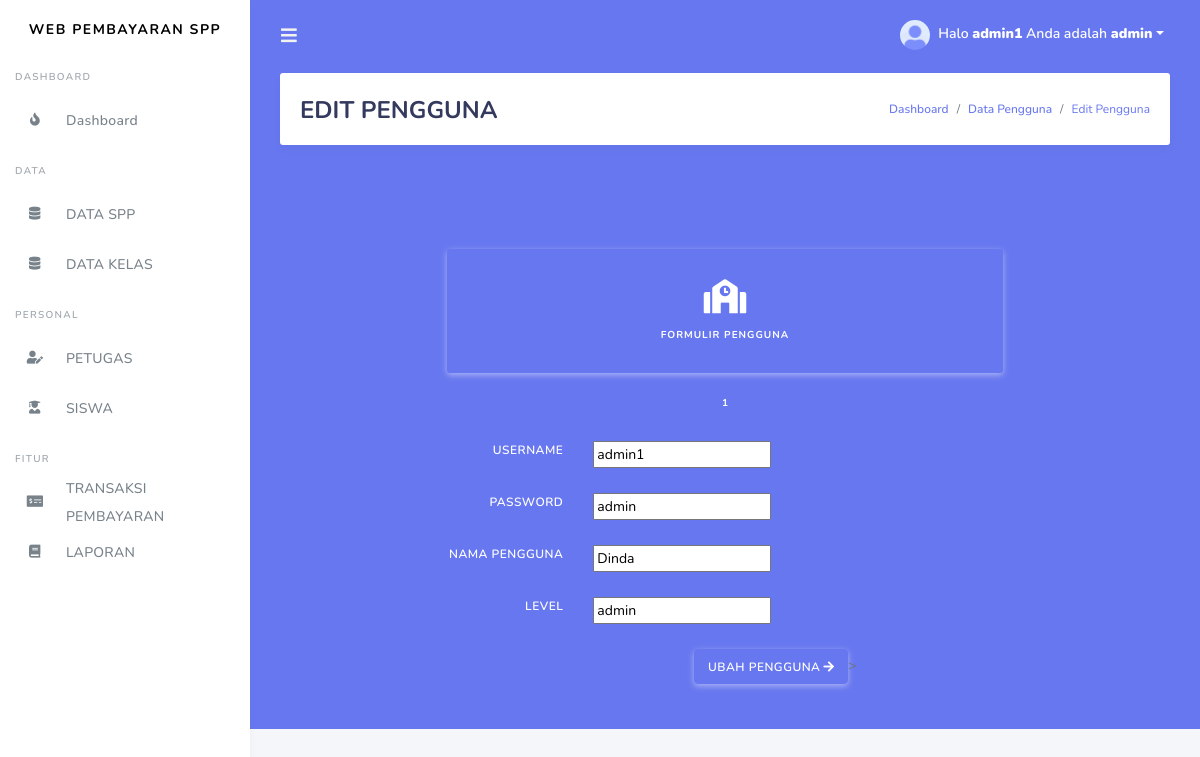
The app's page /edit_petugas.php?id=1 (signed in) with its own data.
### tables this page shows
CREATE TABLE `petugas` (
  `id_petugas` int(11) NOT NULL,
  `username` varchar(25) NOT NULL,
  `password` varchar(32) NOT NULL,
  `nama_petugas` varchar(35) NOT NULL,
  `level` enum('admin','petugas','siswa') NOT NULL
);

### edit_petugas.php (the view, shortened to what this page needs)
<?php
include 'koneksi.php';
  if (isset($_GET['id'])) {
    $id = ($_GET["id"]);
    $query = "SELECT * FROM petugas WHERE id_petugas='$id'";
    $result = mysqli_query($koneksi, $query);
    $data = mysqli_fetch_assoc($result);
  } else {
    echo "<script>alert('Masukkan data id.');window.location='petugas.php';</script>";
  }
  ?>
<!DOCTYPE html>
<html>
  <head>
  </head>
<body>
  <?php
  include ('tampilan/header.php');
  include ('tampilan/sidebar.php');
?>
<div class="main-content bg-primary">
        <section class="section">
          <div class="section-header">
            <h1>EDIT PENGGUNA</h1>
            <div class="section-header-breadcrumb">
              <div class="breadcrumb-item active"><a href="#">Dashboard</a></div>
              <div class="breadcrumb-item"><a href="petugas.php">Data Pengguna</a></div>
              <div class="breadcrumb-item text-primary">Edit Pengguna</div>
            </div>
          </div>
          <div class="row">
              <div class="col-12">
                  <div class="card-body bg-primary">
                    <div class="row mt-4">
                      <div class="col-12 col-lg-8 offset-lg-2">
                        <div class="wizard-steps">
                          <div class="wizard-step wizard-step-active">
                            <div class="wizard-step-icon">
                              <i class="fas fa-school"></i>
                            </div>
                            <div class="wizard-step-label">
                              Formulir Pengguna
                            </div>
                          </div>
                        </div>
                      </div>
                    </div>
                    <form class="wizard-content mt-2" method="post" action="proses_editpetugas.php">
                      <div class="wizard-pane">
                        <div class="form-group row align-items-center">
                          <label class="col-md-4 text-md-right text-white">USERNAME</label>
                          <div class="col-lg-4 col-md-6">
                            <input type="text" name="username" value="<?php echo $data['username']; ?>" required=""/>
                          </div>
                        </div>
                        <div class="form-group row align-items-center">
                          <label class="col-md-4 text-md-right text-white">PASSWORD</label>
                          <div class="col-lg-4 col-md-6">
                              <input type="text" name="password" value="<?php echo $data['password']; ?>" required=""/>
                          </div>
                        </div>
                        <div class="form-group row align-items-center">
                          <label class="col-md-4 text-md-right text-white">NAMA PENGGUNA</label>
                          <div class="col-lg-4 col-md-6">
                              <input type="text" name="nama_petugas" value="<?php echo $data['nama_petugas']; ?>" required=""/>
                          </div>
                        </div>
                          <div class="form-group row align-items-center">
                          <label class="col-md-4 text-md-right text-white">LEVEL</label>
                          <div class="col-lg-4 col-md-6">
                              <input type="text" name="level" value="<?php echo $data['level']; ?>" required=""/>
                          </div>
                        </div>
                        <div class="form-group row">
                          <div class="col-md-4"></div>
                          <div class="col-lg-4 col-md-6 text-right">
                            <button type="submit" class="btn btn-icon icon-right btn-primary">UBAH PENGGUNA<i class="fas fa-arrow-right"></i></button>>
                          </div>
                        </div>
                      </div>
                    </form>
                  </div>
                </div>
              </div>
            </div>
          </div>
      </div>

### records on screen
petugas: username "admin1", password "admin", nama_petugas "Dinda", level "admin"

### other values on screen
$_SESSION['username'] "admin1"
$_SESSION['level'] "admin"
